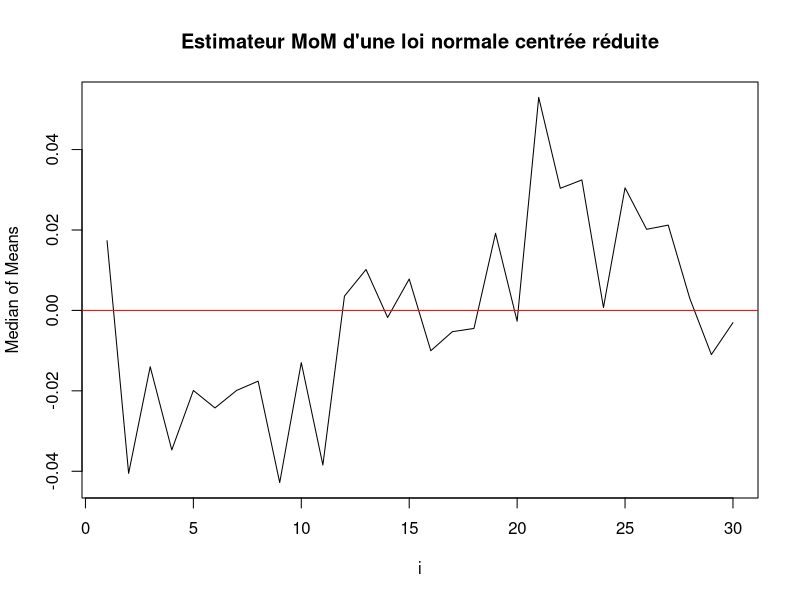

Here is the R script that generated this plot: (Note: this script raises an error after producing the figure.)
## ---- chunk 1
knitr::opts_chunk$set(echo = TRUE)
## ---- chunk 2
set.seed(1234)
## ---- chunk 3
median_of_means <- function(X, n) {
  if (n > length(X)) {
    n <- ceiling(length(X) / 2)
  }
  indic <- rep(1:n, each = floor(length(X) / n))
  indic <- sample(indic)
  moyennes <- sapply(1:n, function(block) mean(X[indic == block]))
  return(median(moyennes))
}
## ---- chunk 4
rob_median_of_means <- function(X, n, l) {
  res <- replicate(l, median_of_means(X, n))
  return(mean(res))
}
## ---- chunk 5
M=0
population1=rnorm(1000,M,3)
c(median_of_means(population1, 10),mean(population1),(mean(population1) - median_of_means(population1, 10)) ^ 2)

## ---- chunk 6
c(rob_median_of_means(population1, 10, 20),mean(population1),(mean(population1) - rob_median_of_means(population1, 10, 20)) ^ 2)
## ---- chunk 7
population2=rnorm(1000,4,1)
c(median_of_means(population2, 10),mean(population2),(mean(population2) - median_of_means(population2, 10)) ^ 2)
## ---- chunk 8
c(rob_median_of_means(population2, 10, 20),mean(population2),(mean(population2) - rob_median_of_means(population2, 10, 20)) ^ 2)
## ---- chunk 9
population3=rt(1000, df=5)
c(median_of_means(population3, 10),mean(population3),(mean(population3) - median_of_means(population3, 10)) ^ 2)
## ---- chunk 10
c(rob_median_of_means(population3, 10, 20),mean(population3),(mean(population3) - rob_median_of_means(population3, 10, 20)) ^ 2)
## ---- chunk 11
median_of_means_opt <- function(X, alpha=0.025) {
  n=length(X)
  k <- (trunc(8*log(1/alpha)))
  m <- n/k
  indic <- rep(1:k, each = m)
  moyennes <- sapply(1:k, function(block) mean(X[indic == block]))
  return(median(moyennes))
}

rob_median_of_means_opt <- function(X, alpha=0.025, l) {
  res <- replicate(l, median_of_means_opt(X, alpha))
  return(mean(res))
}
## ---- chunk 12
median_of_means_opt2 <- function(alpha) {
  population1=rnorm(1000,0,3)
  n=length(population1)
  vec=c()
  for (i in 1:10){
    k <- abs(trunc(i*log(1/alpha)))
    m <- n/k
    indic <- rep(1:k, each = m)
    moyennes <- sapply(1:k, function(block) mean(population1[indic == block]))
    vec[i]=median(moyennes)
  }
  return(vec)
}

median_of_means_opt3 <- function(X, alpha, i) {
  n <- length(X)
  k <- trunc(i * log(1/alpha))
  m <- n / k
  indic <- rep(1:k, each = m)
  sample(indic)
  moyennes <- sapply(1:k, function(block) mean(X[indic == block]))
  return(median(moyennes))
}

population1 <- rnorm(1000, 0, 1)
alpha <- 0.025
i_values <- 1:30
median_values <- sapply(i_values, function(i) median_of_means_opt3(population1, alpha, i))
plot(x = i_values, y = median_values, type = "l", xlab = "i", ylab = "Median of Means", main ="Estimateur MoM d'une loi normale centrée réduite")
abline(h=0, col='red')
## ---- chunk 13
alpha=0.025
population1=rnorm(1000,0,3)
#c(median_of_means_opt(population1, alpha),mean(population1),(mean(population1) - median_of_means_opt(population1, alpha)) ^ 2)
IC=c(median_of_means_opt(population1)-2.24*sqrt(var(population1)/length(population1)),median_of_means_opt(population1),median_of_means_opt(population1)+2.24*sqrt(var(population1)/length(population1)))
IC
taille=IC[3]-IC[1]
taille
## ---- chunk 14
c(rob_median_of_means_opt(population1, alpha, 20),mean(population1),(mean(population1) - rob_median_of_means_opt(population1, alpha, 20)) ^ 2)
## ---- chunk 15
alpha=0.025
c(median_of_means_opt(population3, alpha),mean(population3),(mean(population3) - median_of_means_opt(population3, alpha)) ^ 2)

c(rob_median_of_means_opt(population3, alpha, 20),mean(population3),(mean(population3) - rob_median_of_means_opt(population3, alpha, 20)) ^ 2)
## ---- chunk 16
bootstrap_IC <- function(data, alpha=0.025, R=1000) {
  bootstrap_estimates <- replicate(R, {
    sample_data <- sample(data, replace = TRUE)
    median_of_means_opt(sample_data, alpha)
  })
  
  lower_bound <- quantile(bootstrap_estimates, 0.025)
  upper_bound <- quantile(bootstrap_estimates, 0.975)
  
  return(c(lower_bound, upper_bound))
}

population1 <- rnorm(1000, 0, 3)


ci <- bootstrap_IC(population4)
ci2 <- bootstrap_IC(population5)
taille <- abs(ci[2]-ci[1])
taille2 <- abs(ci2[2]-ci2[1])

ci2
taille2  

ci
taille
## ---- chunk 17
population4=rlnorm(n = 100000, meanlog = 0, sdlog = 1)
c(median_of_means_opt(population4, alpha),mean(population4),(mean(population4) - median_of_means_opt(population4, alpha)) ^ 2)
#IC=c(median_of_means_opt(population4)-2.24*sqrt(var(population4)/length(population4)),median_of_means_opt(population4#),median_of_means_opt(population4)+2.24*sqrt(var(population4)/length(population4)))
#IC
#taille=IC[3]-IC[1]
#taille
## ---- chunk 18
population5=rweibull(n = 1000, shape = 0.5)
c(median_of_means_opt(population5, alpha),mean(population5),(mean(population5) - median_of_means_opt(population5, alpha)) ^ 2)
## ---- chunk 19
population_rd1=sample(x = -2:10, size = 1000, replace = TRUE, prob=NULL)
c(median_of_means(population_rd1, 10),mean(population_rd1),(mean(population_rd1) - median_of_means(population_rd1, 10)) ^ 2)
## ---- chunk 20
c(rob_median_of_means(population_rd1, 10, 20),mean(population_rd1),(mean(population_rd1) - rob_median_of_means(population_rd1, 10, 20)) ^ 2)
## ---- chunk 21
population_rd2=sample(x = X(-1,1, by=0.001), size = 1000, replace = TRUE, prob=NULL)
c(median_of_means(population_rd2, alpha),mean(population_rd2),(mean(population_rd2) - median_of_means(population_rd2, alpha)) ^ 2)
## ---- chunk 22
c(rob_median_of_means(population_rd2, alpha, 20),mean(population_rd2),(mean(population_rd2) - rob_median_of_means(population_rd2, alpha, 20)) ^ 2)
## ---- chunk 23
c(median_of_means_opt(population_rd1, alpha),mean(population_rd1),(mean(population_rd1) - median_of_means_opt(population_rd1, alpha)) ^ 2)
## ---- chunk 24
c(rob_median_of_means_opt(population_rd1, 10, 20),mean(population_rd1),(mean(population_rd1) - rob_median_of_means_opt(population_rd1, 10, 20)) ^ 2)
## ---- chunk 25
c(median_of_means_opt(population_rd2, 10),mean(population_rd2),(mean(population_rd2) - median_of_means_opt(population_rd2, 10)) ^ 2)
## ---- chunk 26
c(rob_median_of_means_opt(population_rd2, 10, 20),mean(population_rd2),(mean(population_rd2) - rob_median_of_means_opt(population_rd2, 10, 20)) ^ 2)
## ---- chunk 27
population_rd3 <- sample(c(runif(1000, -1, 1), 50), 1000, replace = TRUE)
c(median_of_means_opt(population_rd2, 10),mean(population_rd2),(mean(population_rd2) - median_of_means_opt(population_rd2, 10)) ^ 2)
## ---- chunk 28
c(rob_median_of_means_opt(population_rd2, 10, 20),mean(population_rd2),(mean(population_rd2) - rob_median_of_means_opt(population_rd2, 10, 20)) ^ 2)
## ---- chunk 29
x <- X(from = 0.01, to = 1, by = 0.001)
y <- trunc(8 * log(1 / x))

plot(x = x, y = y, type = "l", col = "blue", ylim = c(0, 40), 
     main = "nombre de blocks en fonction de la valeur de alpha", xlab = "valeur de alpha", ylab = "nb de blocks")

## ---- chunk 30
median_of_means_opt2 <- function(X, alpha=0.025) {
  n=length(X)
  k <- (trunc(8*log(1/alpha)))
  m <- n/k
  indic <- rep(1:k, each = m)
  indic <- sample(indic)
  moyennes <- sapply(1:k, function(block) mean(X[indic == block]))
  return(median(moyennes))
}

plot_intervalle <- function(X) {
  alpha <- 0.025
  n <- length(X)
  k <- trunc(8 * log(1 / alpha))
  m <- n / k
  sigma <- sqrt(var(X))
  
  Y <- matrix(NA, nrow = 10000, ncol = 5)
  
  for (i in 1:10000) {
    hat_mu <- median_of_means_opt2(X)
    
    y_min <- hat_mu - sigma * sqrt((32*log(1/alpha))/n)
    y_max <- hat_mu + sigma * sqrt((32*log(1/alpha))/n)
    
    taille=y_max-y_min
    
    Y[i, ] <- c(hat_mu,y_min, y_max, taille, hat_mu-mean(X))
  }
  
  plot(Y[, 2], type = "l", ylim = range(Y), col = "blue", main = "Intervalles de confiance", xlab = "Index", ylab = "Valeurs")
  points(Y[, 3], type = "l", col="blue")
  abline(h = hat_mu, col = "red")
  Y=as.data.frame(Y)
  names(Y) <- c("MoM", "y_min", "y_max", "taille", "MoM-mean")
  print(Y)
  print(sigma*sqrt((32*log(1/alpha))/n))
  print(sum(abs(Y[, 5]) <=sigma*sqrt((32*log(1/alpha))/n)))
}
X1=rexp(n = 1000, rate=1)
X2=rweibull(n = 1000, shape = 0.5)
plot_intervalle(X1)
plot_intervalle(X2)
## ---- chunk 31
median_of_means <- function(X, k) {
  n=length(X)
  if (k > n) {
    k <- ceiling(length(X) / 2)
  }
  indic <- rep(1:k, each = floor(n / k))
  indic <- sample(indic)
  moyennes <- sapply(1:k, function(block) mean(X[indic == block]))
  return(median(moyennes))
}


plot_int=function(X,k){
  alpha <- 0.025
  n <- length(X)
  m <- trunc(n / k)
  sigma <- sqrt(var(X))
  
  Y <- matrix(NA, nrow = 10000, ncol = 5)
  for (i in 1:10000) {
    hat_mu <- median_of_means(X,k)
    
    y_min <- hat_mu - sigma * sqrt(4/m)
    y_max <- hat_mu + sigma * sqrt(4/m)
    
    taille=y_max-y_min
    
    Y[i, ] <- c(hat_mu,y_min, y_max, taille, abs(hat_mu-mean(X)))
  }
  
  plot(Y[, 2], type = "l", ylim = range(Y), col = "blue", main = "Intervalles de confiance", xlab = "Index", ylab = "Valeurs")
  points(Y[, 3], type = "l", col="blue")
  abline(h = hat_mu, col = "red")
  Y=as.data.frame(Y)
  names(Y) <- c("MoM", "y_min", "y_max", "taille", "MoM-mean")
  print(Y)
  print(sigma*sqrt(4/m))
  print(sum(Y[, 5]>sigma*sqrt(4/m)))
  print(exp(-k/8))
}
X1=rexp(n = 1000, rate=1)
plot_int(X1, 25)
